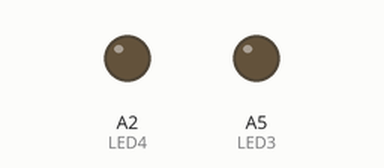
This sketch was run on a simulated Arduino Nano, built with avr-gcc and run on an emulated ATmega328P. Parts: output pins drawn as LEDs (lit = HIGH).

Above: at 1.5 s.
At 3.2 s:
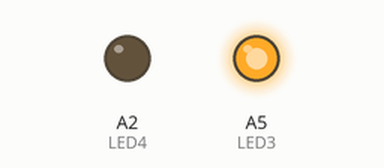
At 3.62 s:
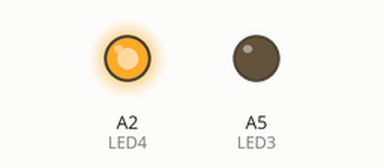
Timing chart, 0 to 6.3 s (numbered marks = the images above):
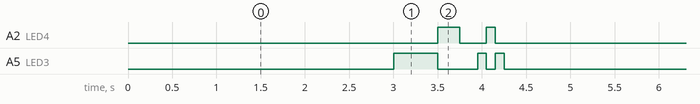

Measured:
- by itself, A2 (LED4): repeats every 4.9 s: LOW 0.30 s, HIGH 0.10 s, LOW 4.2 s, HIGH 0.25 s
- by itself, A5 (LED3): repeats every 4.9 s: LOW 0.45 s, HIGH 0.10 s, LOW 0.10 s, HIGH 0.10 s, LOW 3.6 s, HIGH 0.50 s
- by itself, everything shown: repeats every 4.9 s, in 7 steps

The sketch:

LEDS.ino
```cpp
const int LED1 = A7;
const int LED2 = A6;
const int LED3 = A5;
const int LED4 = A2;

void setup() {
  // Set each LED pin as outputs
  pinMode(LED1, OUTPUT);
  pinMode(LED2, OUTPUT);
  pinMode(LED3, OUTPUT);
  pinMode(LED4, OUTPUT);
}

void loop() {
   // Turn on LED1 for 2 seconds, then turn it off
  digitalWrite(LED1, HIGH);
  delay(2000);
  digitalWrite(LED1, LOW);

   // Turn on LED2 for 1 seconds, then turn it off
  digitalWrite(LED2, HIGH);
  delay(1000);
  digitalWrite(LED2, LOW);

  // Turn on LED3 for 0.5 seconds, then turn it off
  digitalWrite(LED3, HIGH);
  delay(500);
  digitalWrite(LED3, LOW);

  // Turn on LED4 for 0.25 seconds, then turn it off
  digitalWrite(LED4, HIGH);
  delay(250);
  digitalWrite(LED4, LOW);

  // Blink each LED quickly (0.1 sec) in sequence (from LED1 to LED4)
  digitalWrite(LED1, HIGH);
  delay(100);
  digitalWrite(LED1, LOW);

  digitalWrite(LED2, HIGH);
  delay(100);
  digitalWrite(LED2, LOW);

  digitalWrite(LED3, HIGH);
  delay(100);
  digitalWrite(LED3, LOW);

  digitalWrite(LED4, HIGH);
  delay(100);
  digitalWrite(LED4, LOW);

  // Blink LED3 again quickly
  digitalWrite(LED3, HIGH);
  delay(100);
  digitalWrite(LED3, LOW);

  // Blink LED2 again quickly
  digitalWrite(LED2, HIGH);
  delay(100);
  digitalWrite(LED2, LOW);

  delay(500);
}
```
